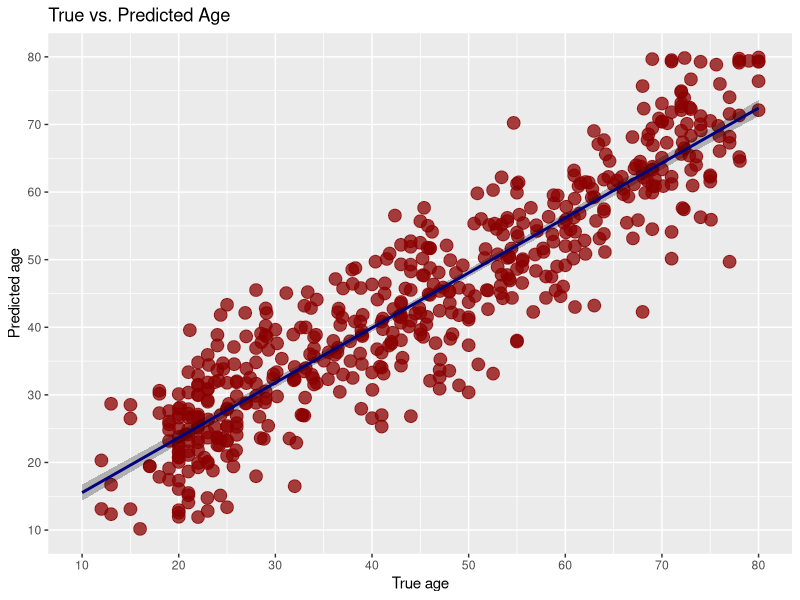

Reproduce this figure in R.
library( kernlab )
library( ggplot2 )

trainingData <- read.csv( "trainingBrainSegmentationPosteriors2Projections.csv" )
testingData <- read.csv( "testingBrainSegmentationPosteriors2Projections.csv" )
# trainingData <- read.csv( "trainingCorticalThicknessProjections.csv" )
# testingData <- read.csv( "testingCorticalThicknessProjections.csv" )

# Remove ID, gender, and site

drops <- c( "ID", "SEX", "SITE" )

trainingData <- trainingData[, !( names( trainingData ) %in% drops )]
testingData <- testingData[, !( names( trainingData ) %in% drops )]

brainAgeVM <- rvm( AGE ~ ., data = trainingData, type = "regression",
                    kernel = "polydot", kpar = list( degree = 1 ),
                    verbosity = 1, tol = .Machine$double.eps,
                    minmaxdiff = 1e-3, cross = 0, fit = TRUE,
                    na.action = na.omit )
predictedAge <- predict( brainAgeVM, testingData )

correlation <- cor( testingData$AGE, predictedAge )
cat( "Correlation (true vs. predicted age): ", correlation, "\n", sep = '' )


plotData <- data.frame( TrueAge = testingData$AGE, PredictedAge = predictedAge )

brainAgeRegression <- lm( testingData$AGE ~ 1 + predictedAge )



brainAgePlot <- ggplot( plotData, aes( x = TrueAge, y = PredictedAge ) ) +
                geom_point( colour = "darkred", size = 4, alpha = 0.75 ) +
                stat_smooth( colour = "navyblue", formula = y ~ 1 + x, method = "lm",
                  size = 1, n = 1000, level = 0.95, se = TRUE, fullrange = TRUE, fill = 'black', alpha = 0.25 ) +
                scale_x_continuous( "True age", breaks = seq( 10, 80, by = 10 ), labels = seq( 10, 80, by = 10 ), limits = c( 10, 80 ) ) +
                scale_y_continuous( "Predicted age", breaks = seq( 10, 80, by = 10 ), labels = seq( 10, 80, by = 10 ), limits = c( 10, 80 ) ) +
                ggtitle( "True vs. Predicted Age" )
ggsave( filename = paste( "brainAge.pdf", sep = "" ), plot = brainAgePlot, width = 6, height = 6, units = 'in' )



# plot the results (Bland Altman)
#
# ageDifference <- ( testingData$AGE - predictedAge )
# meanAgeDifference <- mean( ageDifference )
# stdAgeDifference <- sd( ageDifference )
#
# upperLineIntercept <- meanAgeDifference + 0.95 * stdAgeDifference
# lowerLineIntercept <- meanAgeDifference - 0.95 * stdAgeDifference
#
# plotData <- data.frame( TrueAge = testingData$AGE, AgeDifference = ageDifference )
#
# brainAgePlot <- ggplot( plotData, aes( x = TrueAge, y = AgeDifference ) ) +
#                 geom_point( colour = "darkred", size = 4, alpha = 0.75 ) +
#                 geom_hline( aes( yintercept = upperLineIntercept ), colour = "navyblue", linetype = "dashed" ) +
#                 geom_hline( aes( yintercept = lowerLineIntercept ), colour = "navyblue", linetype = "dashed" ) +
#                 scale_x_continuous( "True age", breaks = seq( 10, 80, by = 10 ), labels = seq( 10, 80, by = 10 ), limits = c( 10, 80 ) ) +
#                 scale_y_continuous( "True - predicted age", breaks = seq( -20, 20, by = 5 ), labels = seq( -20, 20, by = 5 ), limits = c( -20, 20 ) ) +
#                 ggtitle( "True vs. Predicted Age" )
# ggsave( filename = paste( "brainAge.pdf", sep = "" ), plot = brainAgePlot, width = 8, height = 6, units = 'in' )
